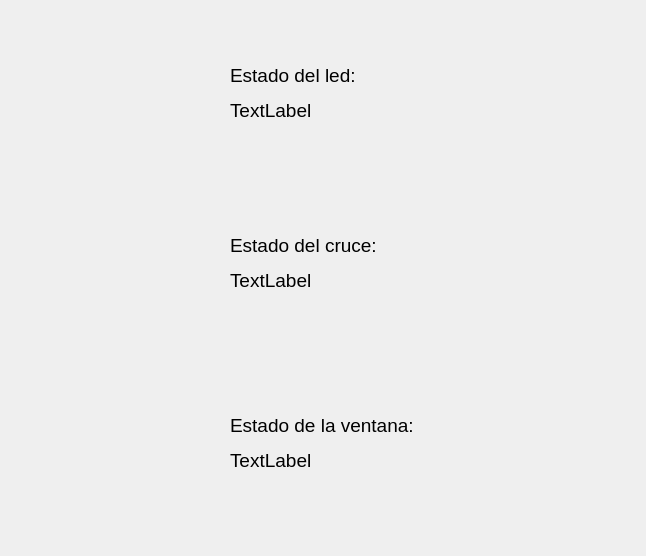
<?xml version="1.0" encoding="UTF-8"?>
<ui version="4.0">
 <class>Form</class>
 <widget class="QWidget" name="Form">
  <property name="geometry">
   <rect>
    <x>0</x>
    <y>0</y>
    <width>646</width>
    <height>556</height>
   </rect>
  </property>
  <property name="windowTitle">
   <string>Form</string>
  </property>
  <widget class="QLabel" name="label">
   <property name="geometry">
    <rect>
     <x>50</x>
     <y>30</y>
     <width>151</width>
     <height>181</height>
    </rect>
   </property>
   <property name="text">
    <string/>
   </property>
   <property name="pixmap">
    <pixmap>../../../../../../Downloads/3463368-100.png</pixmap>
   </property>
  </widget>
  <widget class="QLabel" name="label_2">
   <property name="geometry">
    <rect>
     <x>230</x>
     <y>60</y>
     <width>131</width>
     <height>31</height>
    </rect>
   </property>
   <property name="font">
    <font>
     <pointsize>14</pointsize>
    </font>
   </property>
   <property name="text">
    <string>Estado del led:</string>
   </property>
  </widget>
  <widget class="QLabel" name="temperaturaLabel">
   <property name="geometry">
    <rect>
     <x>230</x>
     <y>100</y>
     <width>371</width>
     <height>21</height>
    </rect>
   </property>
   <property name="font">
    <font>
     <pointsize>14</pointsize>
    </font>
   </property>
   <property name="text">
    <string>TextLabel</string>
   </property>
  </widget>
  <widget class="QLabel" name="label_4">
   <property name="geometry">
    <rect>
     <x>50</x>
     <y>220</y>
     <width>161</width>
     <height>161</height>
    </rect>
   </property>
   <property name="text">
    <string/>
   </property>
   <property name="pixmap">
    <pixmap>../../../../../../Downloads/R100.png</pixmap>
   </property>
  </widget>
  <widget class="QLabel" name="label_5">
   <property name="geometry">
    <rect>
     <x>230</x>
     <y>230</y>
     <width>171</width>
     <height>31</height>
    </rect>
   </property>
   <property name="font">
    <font>
     <pointsize>14</pointsize>
    </font>
   </property>
   <property name="text">
    <string>Estado del cruce:</string>
   </property>
  </widget>
  <widget class="QLabel" name="luzLabel">
   <property name="geometry">
    <rect>
     <x>230</x>
     <y>270</y>
     <width>371</width>
     <height>21</height>
    </rect>
   </property>
   <property name="font">
    <font>
     <pointsize>14</pointsize>
    </font>
   </property>
   <property name="text">
    <string>TextLabel</string>
   </property>
  </widget>
  <widget class="QLabel" name="label_7">
   <property name="geometry">
    <rect>
     <x>50</x>
     <y>390</y>
     <width>171</width>
     <height>151</height>
    </rect>
   </property>
   <property name="text">
    <string/>
   </property>
   <property name="pixmap">
    <pixmap>../../../../../../Downloads/Wooden-House-Window-PNG-Download-Image-100.png</pixmap>
   </property>
  </widget>
  <widget class="QLabel" name="label_8">
   <property name="geometry">
    <rect>
     <x>230</x>
     <y>410</y>
     <width>191</width>
     <height>31</height>
    </rect>
   </property>
   <property name="font">
    <font>
     <pointsize>14</pointsize>
    </font>
   </property>
   <property name="text">
    <string>Estado de la ventana:</string>
   </property>
  </widget>
  <widget class="QLabel" name="movimientoLabel">
   <property name="geometry">
    <rect>
     <x>230</x>
     <y>450</y>
     <width>351</width>
     <height>21</height>
    </rect>
   </property>
   <property name="font">
    <font>
     <pointsize>14</pointsize>
    </font>
   </property>
   <property name="text">
    <string>TextLabel</string>
   </property>
  </widget>
 </widget>
 <resources/>
 <connections/>
</ui>
